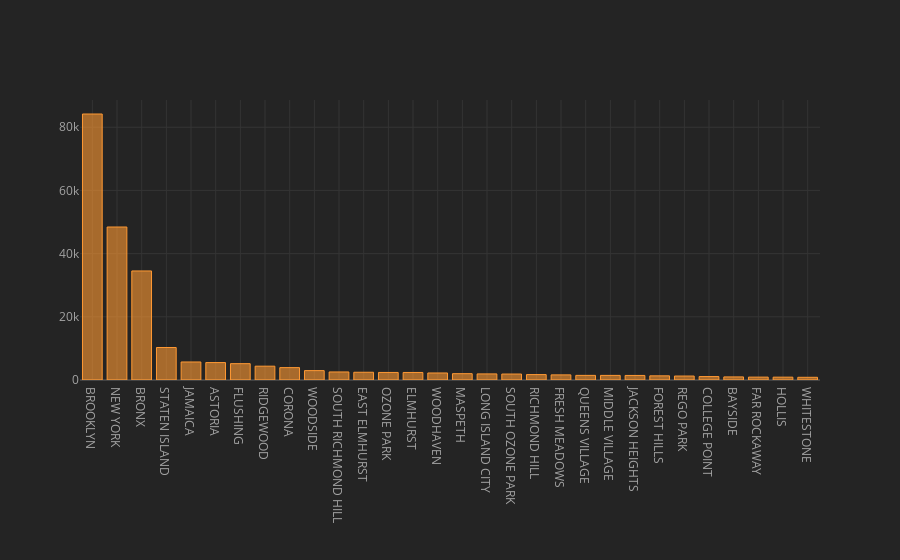

Notebook source saved alongside this figure:
### Code cell
#Which City has recorded maximum complaints
df.City.value_counts().head(30).iplot(kind='bar')

### Figure 1 — Plotly figure (JSON) as saved in the notebook; plotly's stock layout.template omitted (floating-point values rounded to 4 significant figures)
{"data": [{"marker": {"color": "rgba(255, 153, 51, 0.6)", "line": {"color": "rgba(255, 153, 51, 1.0)", "width": 1}}, "name": "City", "orientation": "v", "text": "", "type": "bar", "x": ["BROOKLYN", "NEW YORK", "BRONX", "STATEN ISLAND", "JAMAICA", "ASTORIA", "FLUSHING", "RIDGEWOOD", "CORONA", "WOODSIDE", "SOUTH RICHMOND HILL", "EAST ELMHURST", "OZONE PARK", "ELMHURST", "WOODHAVEN", "MASPETH", "LONG ISLAND CITY", "SOUTH OZONE PARK", "RICHMOND HILL", "FRESH MEADOWS", "QUEENS VILLAGE", "MIDDLE VILLAGE", "JACKSON HEIGHTS", "FOREST HILLS", "REGO PARK", "COLLEGE POINT", "BAYSIDE", "FAR ROCKAWAY", "HOLLIS", "WHITESTONE"], "y": [84197, 48430, 34519, 10283, 5706, 5517, 5170, 4373, 3918, 2973, 2544, 2451, 2389, 2388, 2221, 1999, 1929, 1886, 1715, 1616, 1463, 1455, 1441, 1320, 1255, 1090, 975, 915, 896, 852]}], "layout": {"legend": {"bgcolor": "#242424", "font": {"color": "#F4F4F4"}}, "paper_bgcolor": "#242424", "plot_bgcolor": "#242424", "title": {"font": {"color": "#F4F4F4"}}, "xaxis": {"gridcolor": "#343434", "showgrid": true, "tickfont": {"color": "#A4A4A4"}, "title": {"font": {"color": "#A4A4A4"}, "text": ""}, "zerolinecolor": "#444444"}, "yaxis": {"gridcolor": "#343434", "showgrid": true, "tickfont": {"color": "#A4A4A4"}, "title": {"font": {"color": "#A4A4A4"}, "text": ""}, "zerolinecolor": "#444444"}}}
